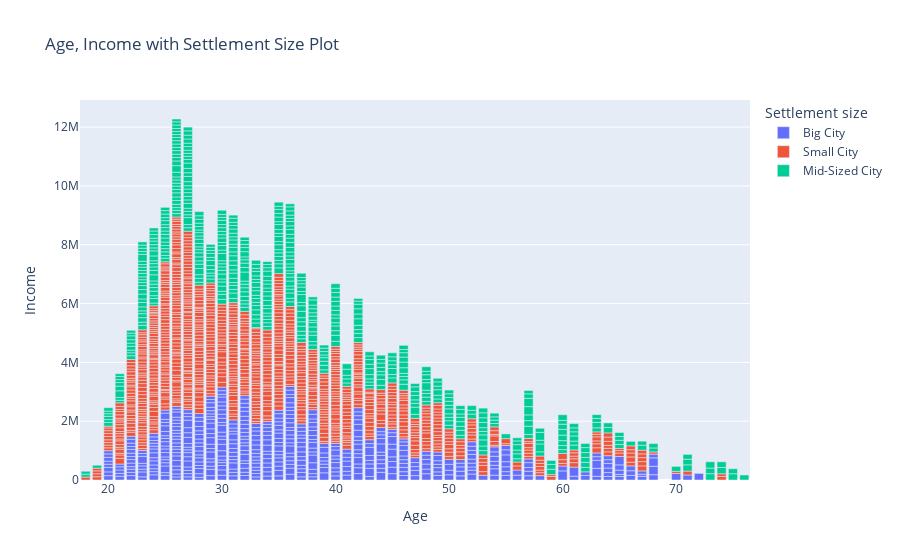

Notebook cell for this chart:
### Code cell
fig = px.bar(df, x="Age", y='Income' ,color = "Settlement size", title="Age, Income with Settlement Size Plot")
fig.show()

### Figure 1 — Plotly figure (JSON) as saved in the notebook; plotly's stock layout.template omitted (floating-point values rounded to 4 significant figures; data arrays with more than 128 entries replaced by an {"elided": "..."} marker saying what was removed)
{"data": [{"alignmentgroup": "True", "hovertemplate": "Settlement size=Big City<br>Age=%{x}<br>Income=%{y}<extra></extra>", "legendgroup": "Big City", "marker": {"color": "#636efa"}, "name": "Big City", "offsetgroup": "Big City", "orientation": "v", "showlegend": true, "textposition": "auto", "type": "bar", "x": {"elided": "467 int values"}, "xaxis": "x", "y": {"elided": "467 int values"}, "yaxis": "y"}, {"alignmentgroup": "True", "hovertemplate": "Settlement size=Small City<br>Age=%{x}<br>Income=%{y}<extra></extra>", "legendgroup": "Small City", "marker": {"color": "#EF553B"}, "name": "Small City", "offsetgroup": "Small City", "orientation": "v", "showlegend": true, "textposition": "auto", "type": "bar", "x": {"elided": "989 int values"}, "xaxis": "x", "y": {"elided": "989 int values"}, "yaxis": "y"}, {"alignmentgroup": "True", "hovertemplate": "Settlement size=Mid-Sized City<br>Age=%{x}<br>Income=%{y}<extra></extra>", "legendgroup": "Mid-Sized City", "marker": {"color": "#00cc96"}, "name": "Mid-Sized City", "offsetgroup": "Mid-Sized City", "orientation": "v", "showlegend": true, "textposition": "auto", "type": "bar", "x": {"elided": "544 int values"}, "xaxis": "x", "y": {"elided": "544 int values"}, "yaxis": "y"}], "layout": {"barmode": "relative", "legend": {"title": {"text": "Settlement size"}, "tracegroupgap": 0}, "title": {"text": "Age, Income with Settlement Size Plot"}, "xaxis": {"anchor": "y", "domain": [0, 1], "title": {"text": "Age"}}, "yaxis": {"anchor": "x", "domain": [0, 1], "title": {"text": "Income"}}}}
